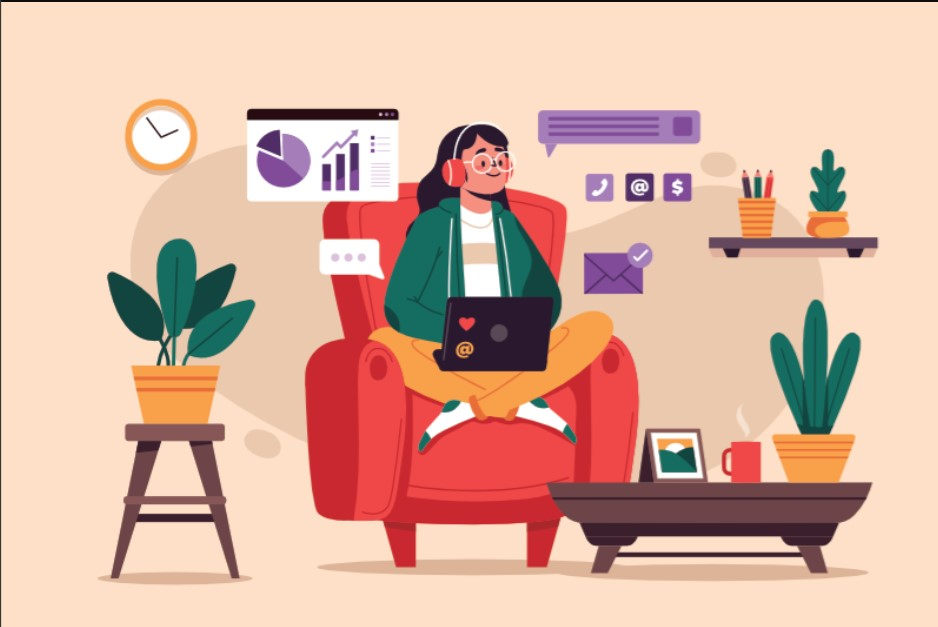
#> input picture imagedifferences/compare_left_image.jpg, 938 x 627 px
$ python compare_images.py
#> lines starting #> are read from the running program, lines starting #| are printed output that depends on the picture
'''
this will not work in codespaces. Try in local box.
'''
import cv2
import numpy as np

def compare_images(image1_path, image2_path):
    """Compares two images and highlights the differences."""
#> called with image1_path = 'compare_left_image.jpg', image2_path = 'compare_right_image.jpg'

    # Read the images
    img1 = cv2.imread(image1_path)
#> img1 is the input picture: shape (627, 938, 3); mean B, G, R 161.6, 179.3, 219.5
    img2 = cv2.imread(image2_path)
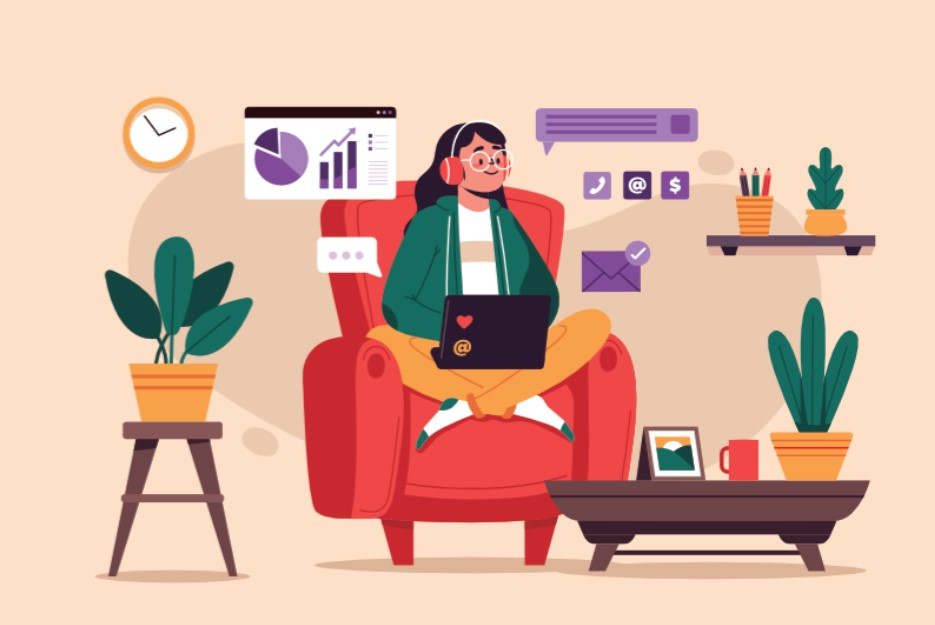
#> input picture imagedifferences/compare_right_image.jpg, 935 x 625 px
#> img2 is the input picture: shape (625, 935, 3); mean B, G, R 162.4, 180.2, 220.5

    # Convert to grayscale
    gray1 = cv2.cvtColor(img1, cv2.COLOR_BGR2GRAY)
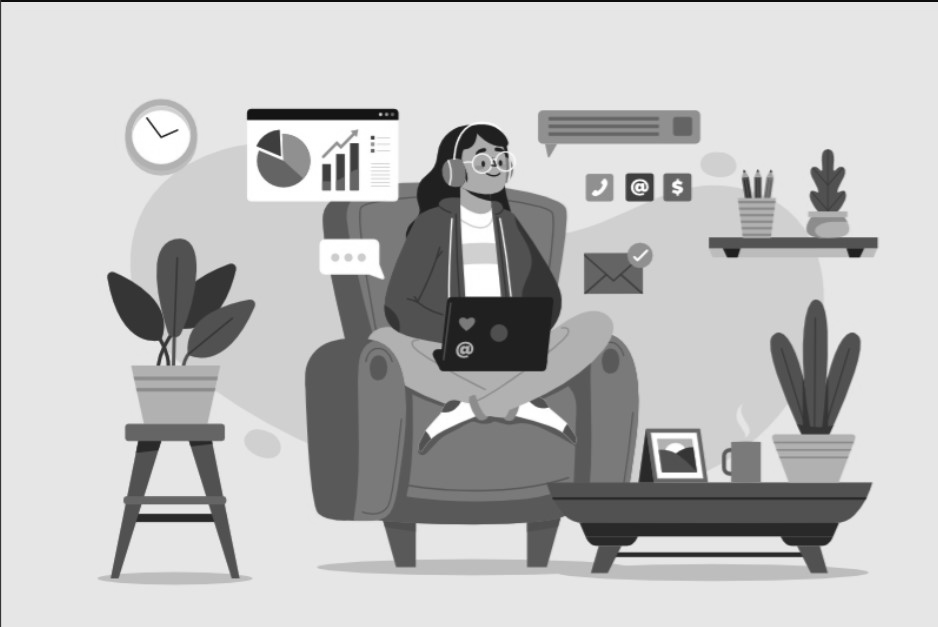
#> gray1: shape (627, 938); min 7, max 255, mean 189.2
    gray2 = cv2.cvtColor(img2, cv2.COLOR_BGR2GRAY)
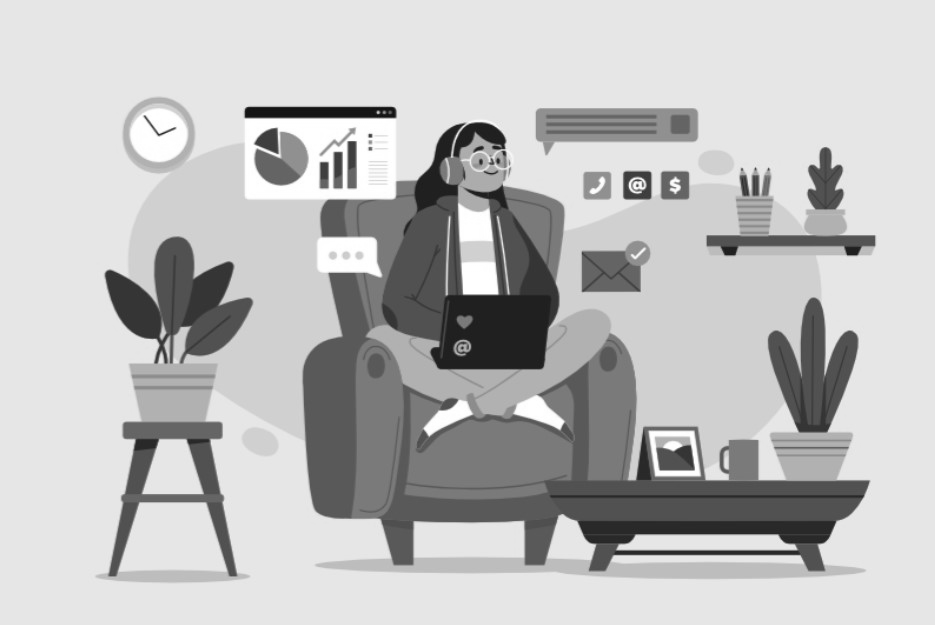
#> gray2: shape (625, 935); min 14, max 255, mean 190.1

    # Compute the absolute difference
#> (the run stopped early here; a loop or call above may not have finished)
